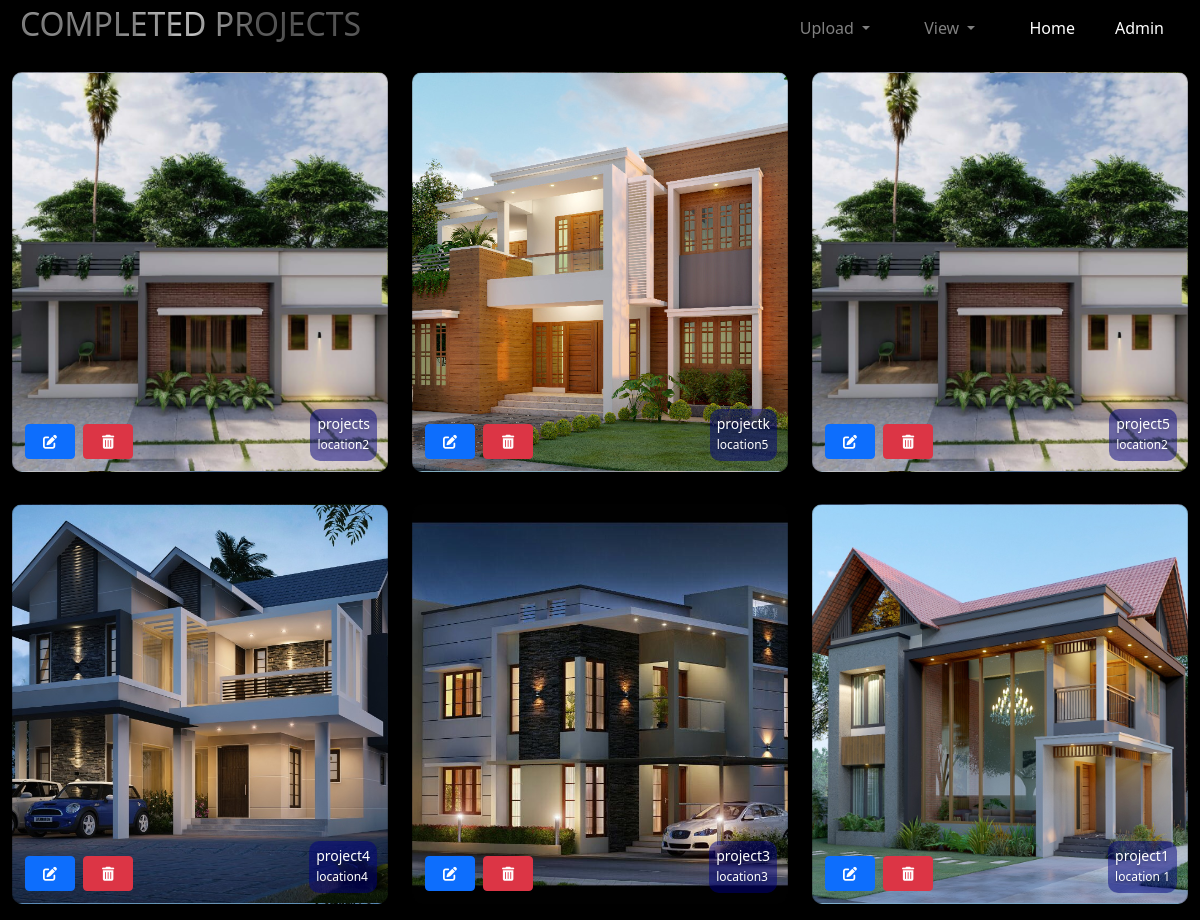
Before: /viewcomplete/ with the older database file.
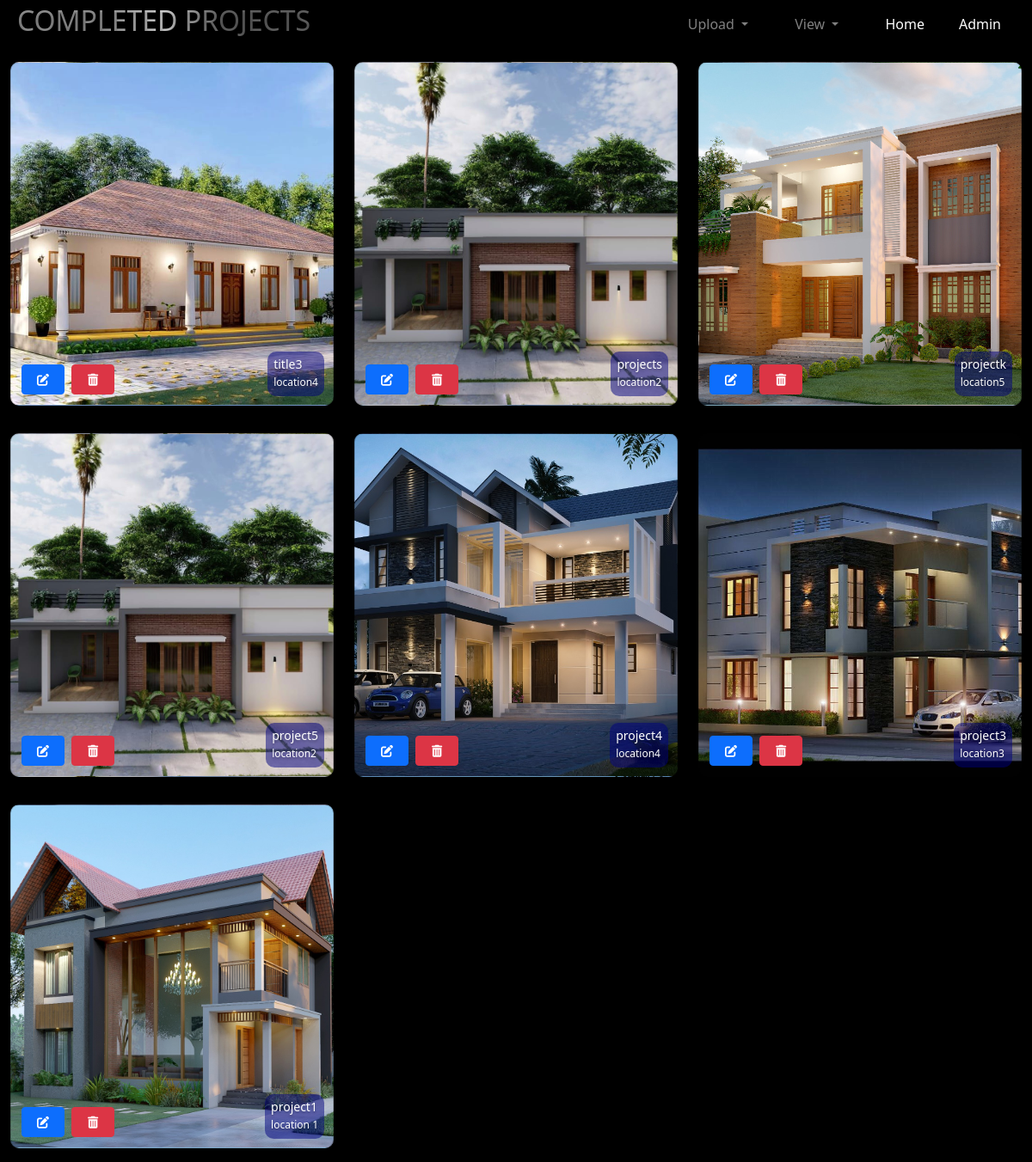
After: the same page with the newer database file.
### cadapp/models.py (models this page shows, shortened)
class  Complete(models.Model):
    photo = models.ImageField(upload_to='gallery', blank=True, null=True)
    photo1 = models.ImageField(upload_to='gallery', blank=True, null=True)
    photo2 = models.ImageField(upload_to='gallery', blank=True, null=True)
    photooptional = models.ImageField(upload_to='gallery', blank=True, null=True)
    photooptional1 = models.ImageField(upload_to='gallery', blank=True, null=True)
    photooptional2 = models.ImageField(upload_to='gallery', blank=True, null=True)
    pic=models.ImageField(upload_to='gallery')
    title=models.CharField(max_length=700)
    location=models.CharField(max_length=500)
    created_at = models.DateTimeField(auto_now_add=True)

### cadapp/views.py (the view)
# urls.py: path('viewcomplete/',views.viewcomplete,name='viewcomplete'),
def viewcomplete(request):
    complete=Complete.objects.all().order_by('-created_at')
    context={'completed_list':complete}
    return render(request,'editcomplete.html',context)

### templates/editcomplete.html (shortened to what this page needs)
{% load static %}
<!DOCTYPE html>
<html lang="en">
<head>
    <link rel="stylesheet" href="https://stackpath.bootstrapcdn.com/bootstrap/4.5.2/css/bootstrap.min.css">
    <link rel="stylesheet" href="https://cdnjs.cloudflare.com/ajax/libs/font-awesome/6.5.2/css/all.min.css" />
    <link href="https://cdn.jsdelivr.net/npm/bootstrap@5.3.3/dist/css/bootstrap.min.css" rel="stylesheet">
    <link rel="stylesheet" href="{% static 'style1.css' %}">
</head>
<body>
<div class="sticky-top bg-dark bg-light-radial shadow-sm px-0">
    <nav class="navbar navbar-expand-lg navbar-dark py-3 py-lg-0 mx-0">
        <div class="container-fluid">
            <a href="" class="navbar-brand">
                <h1 class="steel-text">COMPLETED PROJECTS</h1>
            </a>
        <div class="collapse navbar-collapse" id="navbarCollapse">
            <div class="navbar-nav ms-auto py-0">
                <div class="nav-item dropdown">
                    <a href="#" class="nav-link dropdown-toggle mr-2" id="navbarDropdown" role="button" data-bs-toggle="dropdown" aria-expanded="false">
                        Upload
                    </a>
                </div>
                <div class="nav-item dropdown">
                    <a href="#" class="nav-link dropdown-toggle mr-2" id="navbarDropdown2" role="button" data-bs-toggle="dropdown" aria-expanded="false">
                        View
                    </a>
                </div>
                <a href="{% url 'credential:index' %}" class="nav-item nav-link active mr-4">Home</a>
                <a href="{% url 'credential:dashboard' %}" class="nav-item nav-link active mr-2">Admin</a>
            </div>
        </div>
    </nav>
</div>
<div class="container-fluid">
    <div class="row">
        {% for completed in completed_list %}
        <div class="col-md-4 col-sm-6 mb-3 mt-3" >
            <div class="card" style="background-image: url('{{ completed.pic.url }}');">
                <div class="card-body" data-toggle="modal" data-target="#completedProjectModal{{ completed.id }}">
                    <h5 class="card-title">{{ completed.title }}</h5>
                    <p class="card-text">{{ completed.location }}</p>
                </div>
                 <div class="button-group">
                        <button class="btn btn-primary btn-sm"style="width:50px;height:35px;margin:2px;" onclick="editComplete({{ completed.id }})"><i class="fa-solid fa-pen-to-square"></i></button>
                        <button class="btn btn-danger btn-sm" style="width:50px;height:35px;margin:2px;" onclick="deleteComplete({{ completed.id }})"><i class="fa-solid fa-trash-can"></i></button>
               </div>
            </div>
        </div>
        {% endfor %}
    </div>
</div>
</body>
</html>

### static/style1.css (style rules this page uses)
.card { background-color:dark; padding:5px; border-radius:5px; title-color:grey }

### templates/editcomplete.html (style rules this page uses)
body { background-color:black; background-size: cover; background-repeat: no-repeat; background-attachment: fixed; overflow-x: hidden; }
.steel-text { color: transparent; background: linear-gradient(to right, #999 30%, #ddd 50%, #666 70%); -webkit-background-clip: text; background-clip: text; text-shadow: 0 2px 3px rgba(0, 0, 0, 0.3); font-size: 2rem; }
.navbar { background-color:black; padding: 0.5rem; display: flex; justify-content: space-between; align-items: center; position: relative; z-index: 999; }
.navbar-nav { justify-content: flex-end; }
.nav-item:not(:last-child) { margin-right: 30px; }
.navbar-brand { margin-left: 0; }
.card { border-radius: 10px; background-size: cover; background-position: center; height: 400px; position: relative; color: white; text-shadow: 0 2px 3px rgba(0, 0, 0, 0.3); }
.card-body { position: absolute; bottom: 0; right: 0; background-color: rgba(0, 0, 128, 0.5); padding: 5px; border-radius: 10px; margin: 10px; width: auto; max-width: 80%; }
.card-title { padding: 2px; font-size: 0.875rem; margin-bottom: 0; }
.card-text { padding: 2px; font-size: 0.75rem; margin-bottom: 0; }
.button-group { position: absolute; bottom: 10px; left: 10px; }
.btn { margin-right: 5px; }

Changed rows visible on the page:
added Complete: pic (picture), title "title3", location "location4"
